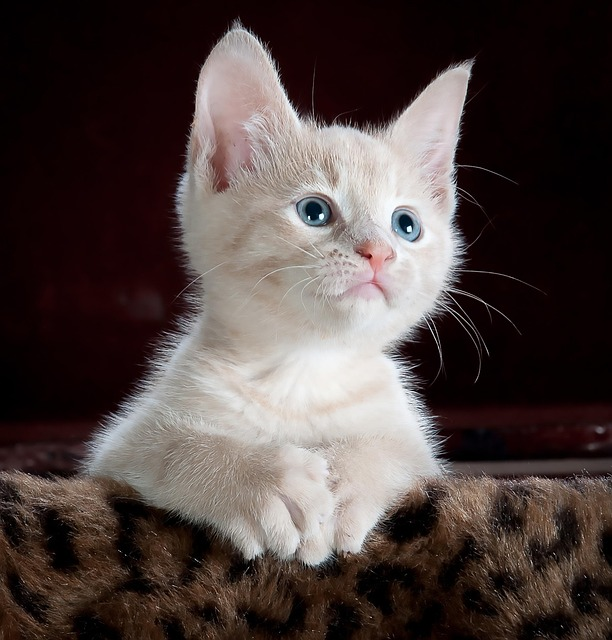
#> input picture hws/UMER_912_HASEEB_1009_DIP_R2026_HW1/images/image1.jpg, 612 x 640 px
$ jupyter execute Q5.ipynb
#> lines starting #> are read from the running program, lines starting #| are printed output that depends on the picture; long printed decimals are rounded
# Gaussian Kernel from Scratch vs. OpenCV

### 2D Gaussian Kernel Formula:

$$G(x, y) = \frac{1}{2\pi\sigma^2} \exp\left(-\frac{x^2 + y^2}{2\sigma^2}\right)$$

This notebook:

1. Implements a 2-D Gaussian kernel generator from scratch (NumPy only).
2. Computes and displays the $5 \times 5$ kernel for $\sigma = 1$.
3. Builds the same kernel via the outer product of `cv2.getGaussianKernel` with itself and compares numerically.
4. Applies the from-scratch kernel with `cv2.filter2D` and compares against `cv2.GaussianBlur`.
5. Displays original / `filter2D` / `GaussianBlur` side by side and reports Mean Squared Error (MSE).
6. Repeats kernel generation + 3-D surface plots for $\sigma \in \{0.5, 1, 2, 5\}$.

[cell 1]
import numpy as np
import cv2
import matplotlib.pyplot as plt
from mpl_toolkits.mplot3d import Axes3D

## 1. From-scratch 2-D Gaussian Kernel Generator

[cell 2]
def gaussian_kernel_2d(size: int, sigma: float) -> np.ndarray:
    """
    Build a normalized size x size 2-D Gaussian kernel from scratch.

    G(x, y) = (1 / (2*pi*sigma^2)) * exp(-(x^2 + y^2) / (2*sigma^2))
    """
    if size % 2 == 0:
        raise ValueError("size should be odd so the kernel has a center pixel")

    ax = np.arange(size) - (size - 1) / 2.0  # centered coordinates
    xx, yy = np.meshgrid(ax, ax)  # 2-D coordinate grids

    kernel = (1.0 / (2.0 * np.pi * sigma**2)) * np.exp(
        -(xx**2 + yy**2) / (2.0 * sigma**2)
    )

    kernel /= kernel.sum()  # normalize so the kernel sums to 1
    return kernel

## 2. Print the 5x5 Kernel for $\sigma = 1$

[cell 3]
kernel_scratch = gaussian_kernel_2d(5, 1.0)
np.set_printoptions(precision=6, suppress=True)

print("From-scratch 5x5 Gaussian kernel, sigma = 1:")
print(kernel_scratch)
print(f"\nSum of kernel entries: {kernel_scratch.sum():.10f}  (should be 1.0)")
print(
    "\nNote: The center cell is largest, values fall off symmetrically in rings, "
    "and the four corners are the smallest entries."
)

## 3. Build 2-D Kernel via Outer Product of `cv2.getGaussianKernel`

[cell 4]
kernel_1d_cv = cv2.getGaussianKernel(5, 1)  # shape (5, 1)
kernel_2d_cv = kernel_1d_cv @ kernel_1d_cv.T  # outer product -> (5, 5)

print("cv2.getGaussianKernel(5, 1) (1-D):")
print(kernel_1d_cv.ravel())
print("\nOuter product (2-D):")
print(kernel_2d_cv)

matches = np.allclose(kernel_scratch, kernel_2d_cv)
max_abs_diff = np.max(np.abs(kernel_scratch - kernel_2d_cv))
print(f"\nnp.allclose(from-scratch, opencv outer-product) = {matches}")
print(f"Max absolute difference = {max_abs_diff:.3e}")

## 4. Load Grayscale Test Image & Apply Filters

[cell 5]
def load_grayscale_image(path: str = "images/image1.jpg") -> np.ndarray:
#> called with path = 'images/image1.jpg'
    img = cv2.imread(path, cv2.IMREAD_GRAYSCALE)
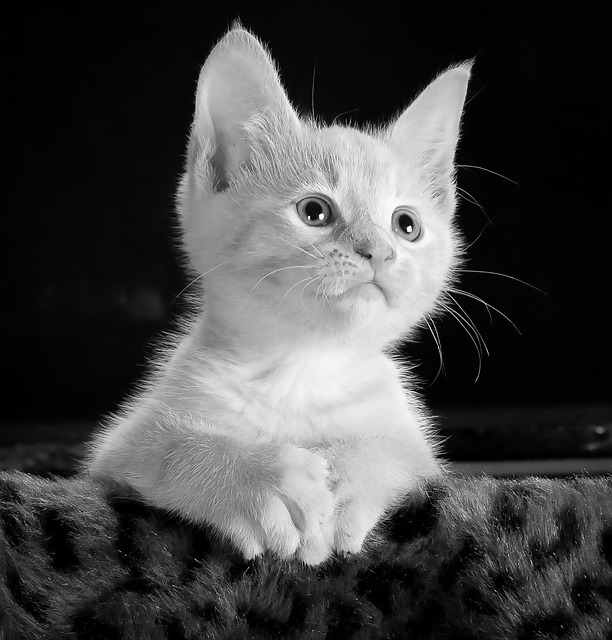
#> img: shape (640, 612); min 0, max 255, mean 69.9
    img = cv2.resize(img, (64, 64), interpolation=cv2.INTER_AREA)
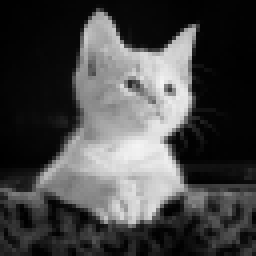
#> img: shape (64, 64) (shown 4 times larger); min 0, max 245, mean 69.9
    return img


img = load_grayscale_image("images/image1.jpg")

result_filter2d = cv2.filter2D(
    img, ddepth=-1, kernel=kernel_scratch, borderType=cv2.BORDER_REFLECT101
)
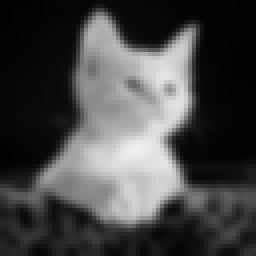
#> result_filter2d: shape (64, 64) (shown 4 times larger); min 1, max 240, mean 69.9
result_gaussianblur = cv2.GaussianBlur(img, (5, 5), 1)

## 5. Side-by-Side Display & MSE Comparison ($\sigma = 1$)

[cell 6]
mse = float(
    np.mean(
        (result_filter2d.astype(np.float64) - result_gaussianblur.astype(np.float64))
        ** 2
    )
)
#> mse = 0.0256
print(f"MSE(filter2D result, GaussianBlur result) = {mse:.6f}")
#| MSE(filter2D result, GaussianBlur result) = 0.02564

fig, axes = plt.subplots(1, 3, figsize=(13, 4.5))
titles = [
    "Original",
    "filter2D (from-scratch kernel)",
    f"cv2.GaussianBlur\nMSE vs. filter2D = {mse:.4f}",
]
images = [img, result_filter2d, result_gaussianblur]

for ax, title, im in zip(axes, titles, images):
    ax.imshow(im, cmap="gray", vmin=0, vmax=255)
    ax.set_title(title, fontsize=10)
    ax.axis("off")
#> this loop made 3 passes
#> title on passes 1 to 2: 'Original', 'filter2D (from-scratch kernel)'

fig.suptitle("Original vs. filter2D vs. GaussianBlur (sigma = 1)")
fig.tight_layout()
plt.show()
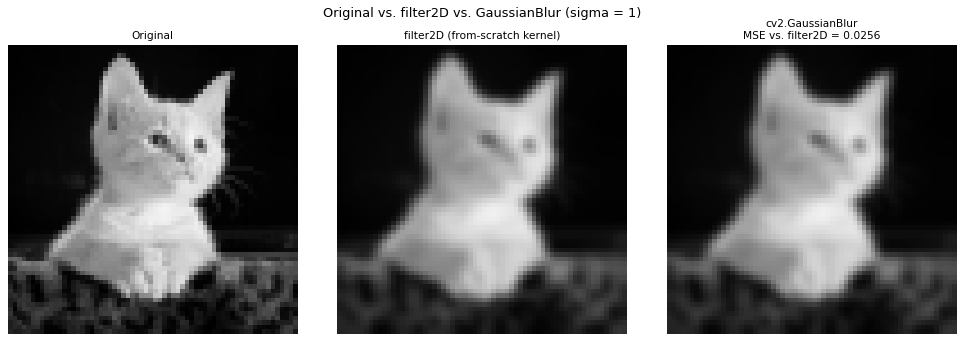
#> figure drawn by matplotlib, 3 panels

## 6. Kernel Shape Across $\sigma = 0.5, 1, 2, 5$ with 3-D Surface Plots

[cell 7]
sigmas = [0.5, 1, 2, 5]
size = 5

fig2 = plt.figure(figsize=(16, 4))
ax_coords = np.arange(size) - (size - 1) / 2.0
X, Y = np.meshgrid(ax_coords, ax_coords)

kernels = {}
for i, s in enumerate(sigmas):
    k = gaussian_kernel_2d(size, s)
    kernels[s] = k

    ax3d = fig2.add_subplot(1, len(sigmas), i + 1, projection="3d")
    ax3d.plot_surface(X, Y, k, cmap="viridis", edgecolor="k", linewidth=0.2)
    ax3d.set_title(f"sigma = {s}", fontsize=10)
    ax3d.set_xlabel("x")
    ax3d.set_ylabel("y")
    ax3d.set_zlabel("weight")

fig2.suptitle("5x5 Gaussian Kernel Surfaces for Varying Sigma")
fig2.tight_layout()
plt.show()
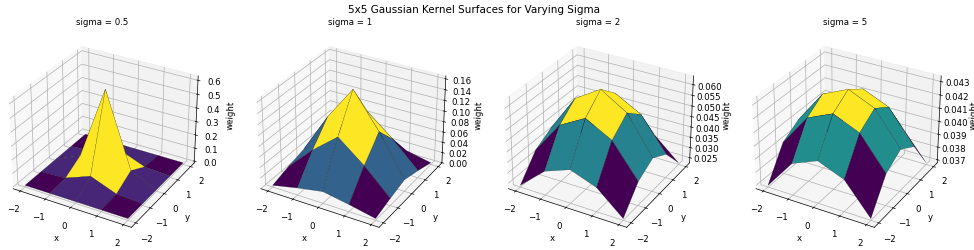
#> figure drawn by matplotlib, 4 panels

print("\nKernel center-vs-corner weight, by sigma:")
for s in sigmas:
    k = kernels[s]
    center = k[size // 2, size // 2]
    corner = k[0, 0]
    print(
        f"  sigma={s:<4} center={center:.5f}  corner={corner:.5f}  "
        f"ratio(center/corner)={center / corner:.2f}"
    )

# Visual comparison of blurred images for each sigma
fig3, axes3 = plt.subplots(1, len(sigmas) + 1, figsize=(4 * (len(sigmas) + 1), 4))
axes3[0].imshow(img, cmap="gray", vmin=0, vmax=255)
axes3[0].set_title("Original")
axes3[0].axis("off")
for ax, s in zip(axes3[1:], sigmas):
    blurred = cv2.GaussianBlur(img, (5, 5), s)
    ax.imshow(blurred, cmap="gray", vmin=0, vmax=255)
    ax.set_title(f"GaussianBlur, sigma={s}")
    ax.axis("off")
fig3.tight_layout()
plt.show()
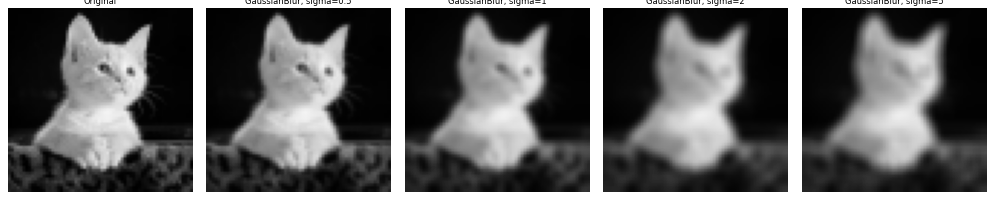
#> figure drawn by matplotlib, 5 panels

$ run again, with hws/UMER_912_HASEEB_1009_DIP_R2026_HW1/images/quantized_grid.png saved as hws/UMER_912_HASEEB_1009_DIP_R2026_HW1/images/image1.jpg
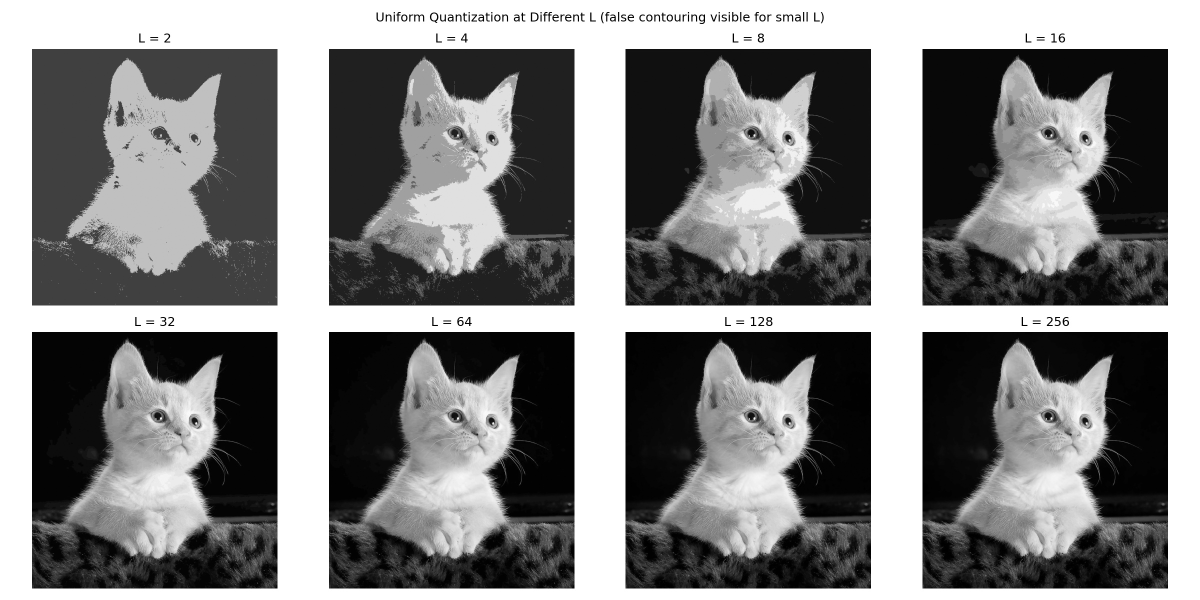
#> input picture hws/UMER_912_HASEEB_1009_DIP_R2026_HW1/images/quantized_grid.png, 2400 x 1200 px (shown at 1/2 size)
#> in load_grayscale_image, img is the input picture: shape (1200, 2400); min 0, max 255, mean 129.6
#> img: shape (64, 64)
#> `result_filter2d = cv2.filter2D( img, ddepth=-1, kernel=kernel_scratch,..`:
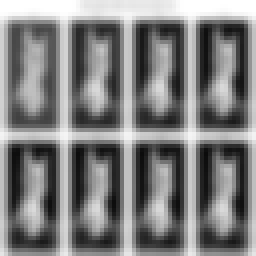
#> result_filter2d: shape (64, 64) (shown 4 times larger); min 11, max 255, mean 128.1
#> mse = 0.129
#| MSE(filter2D result, GaussianBlur result) = 0.1289
#> the loop `for ax, title, im in zip(axes, titles, images):` made 3 passes
#> title on passes 1 to 2: 'Original', 'filter2D (from-scratch kernel)'
#> the loop `for ax, s in zip(axes3[1:], sigmas):` made 4 passes
#> pass 3, `blurred = cv2.GaussianBlur(img, (5, 5), s)`:
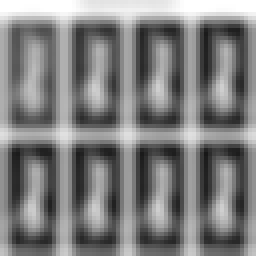
#> blurred: shape (64, 64) (shown 4 times larger); min 23, max 255, mean 127.3
